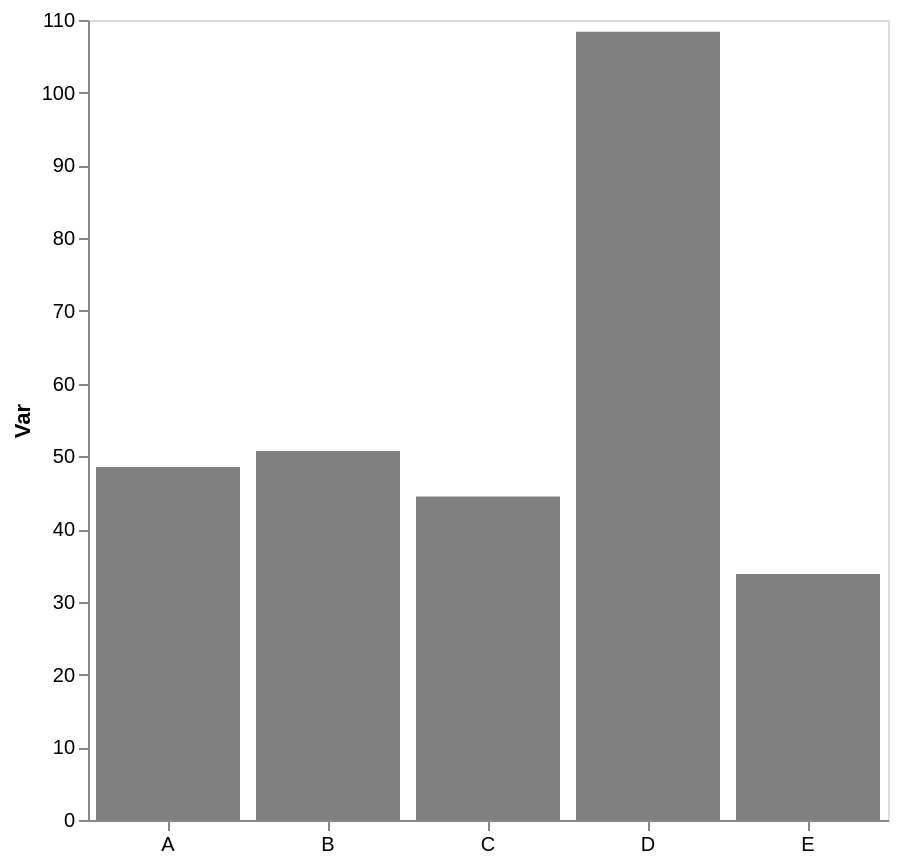

Express this chart as Vega-Lite.
### Vega-Lite specification from a JSON file in a GitHub repository (floating-point values rounded to 4 significant figures)
{"config": {"view": {"continuousWidth": 300, "continuousHeight": 300}, "axis": {"grid": false}, "bar": {"color": "gray"}}, "data": {"name": "data-9a2f603958c9e3092602df3107aada57"}, "mark": {"type": "bar"}, "encoding": {"x": {"axis": {"labelAngle": 0, "title": null}, "field": "cat", "type": "nominal"}, "y": {"aggregate": "mean", "axis": {"title": "Var"}, "field": "var1", "type": "quantitative"}}, "height": 400, "width": 400, "$schema": "https://vega.github.io/schema/vega-lite/v5.17.0.json", "datasets": {"data-9a2f603958c9e3092602df3107aada57": [{"cat": "A", "var1": 48.33, "var2": 50.74}, {"cat": "B", "var1": 50.75, "var2": 45.62}, {"cat": "C", "var1": 44.94, "var2": 56.8}, {"cat": "A", "var1": 58.23, "var2": 54.82}, {"cat": "A", "var1": 42.19, "var2": 38.21}, {"cat": "D", "var1": 121.4, "var2": 48.04}, {"cat": "A", "var1": 39.62, "var2": 51.18}, {"cat": "D", "var1": 98.92, "var2": 59.49}, {"cat": "D", "var1": 104.8, "var2": 54.41}, {"cat": "A", "var1": 54.39, "var2": 49.65}, {"cat": "C", "var1": 44.04, "var2": 47.72}, {"cat": "E", "var1": 33.84, "var2": 46.35}]}}
